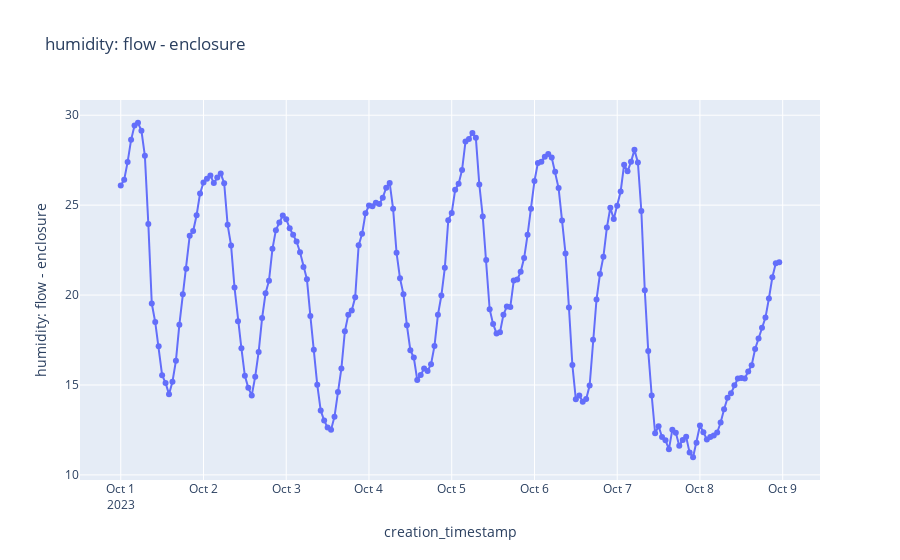

This figure's notebook cell:
### Code cell
# Humidity Delta
col_name = "humidity: flow - enclosure"

df_temp = df_a.with_columns((pl.col("sht45_humidity") - pl.col("enclosure_bme280_humidity")).alias(col_name)) \
.select("creation_timestamp","system_name",col_name).collect()

import plotly.express as px

fig = px.line(df_temp, x="creation_timestamp", y=col_name, markers=True, title = col_name)
fig.show()

### Figure 1 — Plotly figure (JSON) as saved in the notebook; plotly's stock layout.template omitted (floating-point values rounded to 4 significant figures; data arrays with more than 128 entries replaced by an {"elided": "..."} marker saying what was removed)
{"data": [{"hovertemplate": "creation_timestamp=%{x}<br>humidity: flow - enclosure=%{y}<extra></extra>", "legendgroup": "", "line": {"color": "#636efa", "dash": "solid"}, "marker": {"symbol": "circle"}, "mode": "lines+markers", "name": "", "orientation": "v", "showlegend": false, "type": "scatter", "x": {"elided": "192 str values"}, "xaxis": "x", "y": {"elided": "192 float values"}, "yaxis": "y"}], "layout": {"legend": {"tracegroupgap": 0}, "title": {"text": "humidity: flow - enclosure"}, "xaxis": {"anchor": "y", "domain": [0, 1], "title": {"text": "creation_timestamp"}}, "yaxis": {"anchor": "x", "domain": [0, 1], "title": {"text": "humidity: flow - enclosure"}}}}
